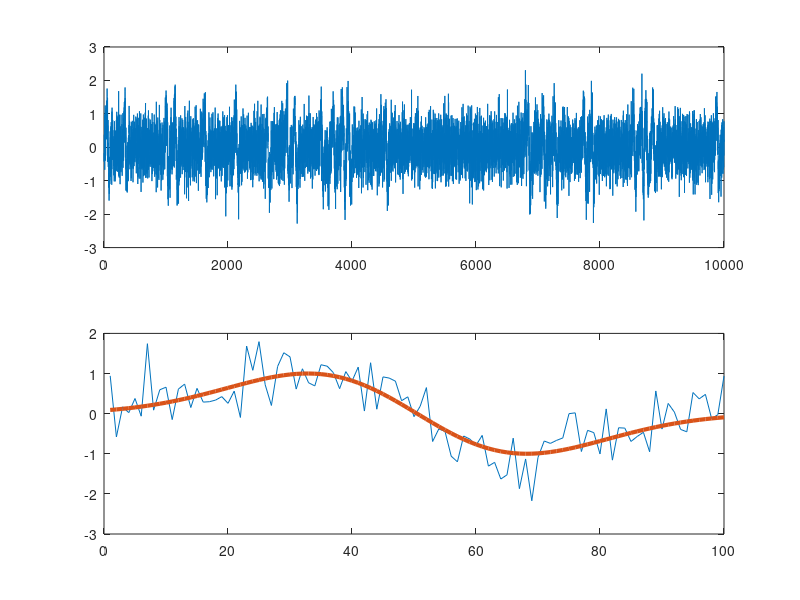
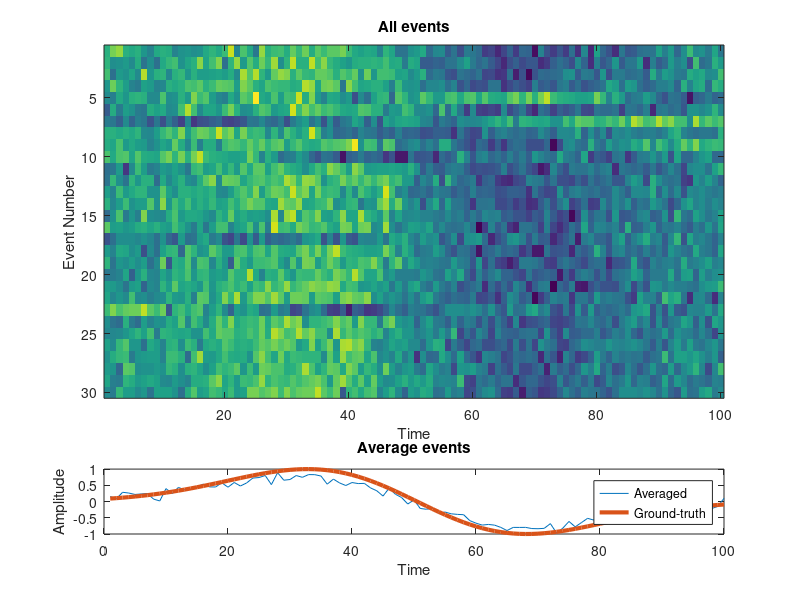

These figures' MATLAB source, in order:
%% Averaging multiple repetitions AKA time-synchronous averaging

%% Simulate data

% Create event (derivative of Gaussian)
k = 100; % Event duration in time points
event = diff(exp(-linspace(-2,2,k+1).^2));
event = event./max(event); % Normalize t max=1

% Event onset times
Nevents = 30;
onsettimes = randperm(10000-k);
onsettimes = onsettimes(1:Nevents);

% Put event into data
data = zeros(1,10000);
for ei=1:Nevents
    data(onsettimes(ei):onsettimes(ei)+k-1) = event;
end

% Add noise
data = data + .5*randn(size(data));

% Plot
figure(1), clf
subplot(211)
plot(data)

% Plot one event
subplot(212)
plot(1:k, data(onsettimes(3):onsettimes(3)+k-1), 1:k, event, 'linew',3);

%% Extract all events into a matrix

datamatrix = zeros(Nevents, k);

for ei=1:Nevents
    datamatrix(ei,:) = data(onsettimes(ei):onsettimes(ei)+k-1);
end

figure(2), clf
subplot(4,1,1:3)
imagesc(datamatrix)
xlabel('Time'), ylabel('Event Number')
title('All events')

subplot(414)
plot(1:k,mean(datamatrix), 1:k,event,'linew',3)
xlabel('Time'), ylabel('Amplitude')
legend({'Averaged';'Ground-truth'})
title('Average events')
